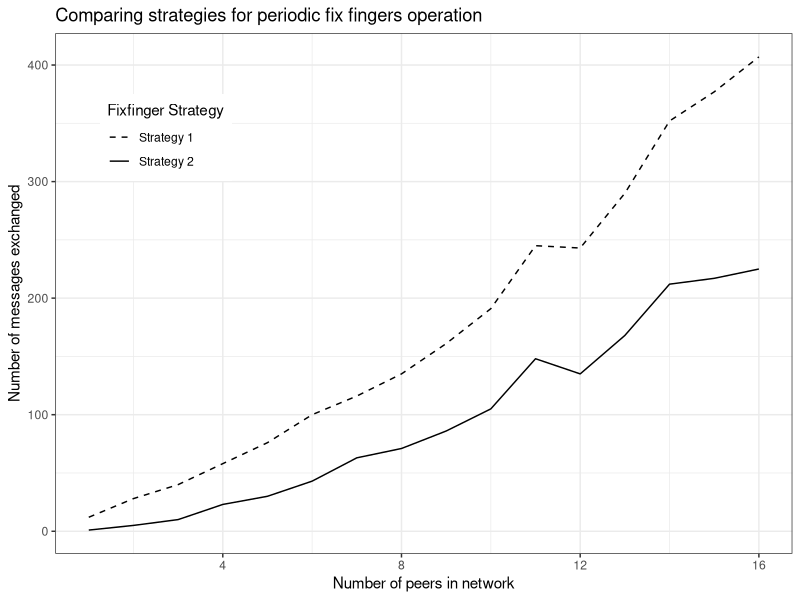

Reproduce this figure in R. (Note: this script raises an error after producing the figure.)
library(ggplot2)
setwd("~/Dropbox/SDN/DTRM/Paper/Plots")
df <- read.csv("./Data_fix_fingers.csv")


plot <- ggplot(df, aes(x=n)) +
        #geom_point(aes(y = msg)) +
        geom_line(aes(y = msg, linetype=Strategy)) +
        theme_bw() +
        theme(legend.position=c(.15, .8)) + 
        scale_linetype_manual("Fixfinger Strategy" ,labels = c("Strategy 1", "Strategy 2"), values = c("dashed", "solid")) +
        ggtitle("Comparing strategies for periodic fix fingers operation") +
        labs(y = "Number of messages exchanged", x = "Number of peers in network") +
        ggsave(file="B_plot.png",  width = 15.875, height=11.985625, units = "cm", dpi=300)

print(plot)
